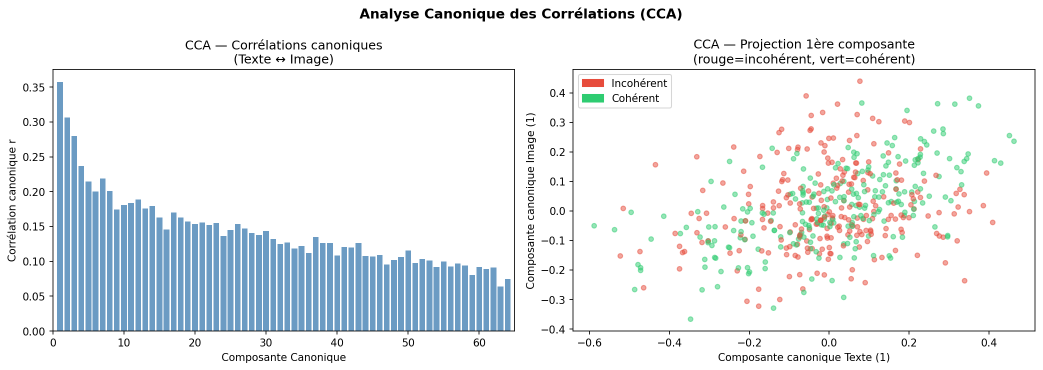
#> input picture notebooks/cca_analysis.png, 2085 x 740 px (shown at 1/2 size)
$ python -i image_features.py   (imports and definitions only)
#> lines starting #> are read from the running program, lines starting #| are printed output that depends on the picture
import cv2
import numpy as np
from skimage.feature import hog, local_binary_pattern
from skimage.color import rgb2gray

def extract_image_features(image_path, size=(128,128)):
#> called with image_path = '../../notebooks/cca_analysis.png', size = (128, 128)
    img = cv2.imread(image_path)
#> img is the input picture: shape (740, 2085, 3); mean B, G, R 240.9, 238.1, 233.6
    if img is None:
        raise ValueError(f"Impossible de lire l'image {image_path}")
    img = cv2.resize(img, size)
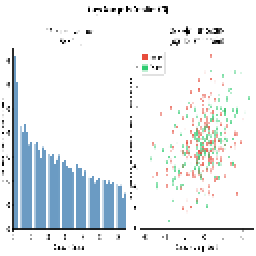
#> img: shape (128, 128, 3) (shown 2 times larger); mean B, G, R 240.3, 237.5, 233.1
    img_rgb = cv2.cvtColor(img, cv2.COLOR_BGR2RGB)
    img_gray = rgb2gray(img_rgb)
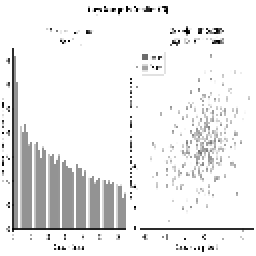
#> img_gray: shape (128, 128) float64 (shown 2 times larger); min 0, max 1, mean 0.929

    # Histogramme couleur RGB 8 bins
    hist_features = []
    for i in range(3):
        hist = np.histogram(img_rgb[:,:,i], bins=8, range=(0,256))[0]
        hist = hist / np.sum(hist)
        hist_features.extend(hist)
#> this loop made 3 passes
#> hist on passes 1 to 3: [146, 233, 35, 1513, 140, 197, 164, 13956], [104, 269, 35, 50, 1515, 168, 387, 13856], [104, 278, 33, 112, 196, 189, 1657, 13815]
#> after the loop, hist_features = [0.00891, 0.0142, 0.00214, 0.0923, 0.00854, 0.012, 0.01, 0.852, 0.00635, 0.0164, 0.00214, 0.00305, 0.0925, 0.0103, 0.0236, 0.846, 0.00635, 0.017, 0.00201, 0.00684, 0.012, 0.0115, 0.101, 0.843]

    # HOG
    hog_features = hog(img_gray, pixels_per_cell=(8,8),
                       cells_per_block=(2,2), visualize=False)
#> hog_features = 8100 values, max 1 at index 522, min 0 at index 0, mean 0.0687

    # LBP uniforme
    lbp = local_binary_pattern(img_gray, 8, 1, method='uniform')
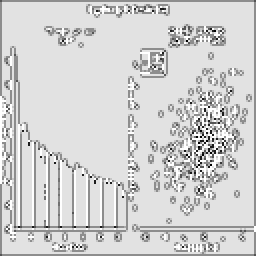
#> lbp: shape (128, 128) float64 (shown 2 times larger); min 0, max 9, mean 7.42; drawn with min black and max white
    lbp_hist, _ = np.histogram(lbp.ravel(), bins=np.arange(0, 60))
#> lbp_hist = 59 values, max 11647 at index 8, min 0 at index 10, mean 277.7
    lbp_hist = lbp_hist / np.sum(lbp_hist)
#> lbp_hist = 59 values, max 0.711 at index 8, min 0 at index 10, mean 0.0169

    # Moments de Hu
    moments = cv2.moments(img_gray)
#> moments = moments, m00 15212.6, centre m10/m00, m01/m00 = (64.89, 62.01)
    hu_moments = np.array([cv2.HuMoments(moments)[i][0] for i in range(7)])
#> hu_moments = [0.179, 3.57e-05, 5.45e-06, 5.74e-06, -1.77e-11, -3.17e-08, -2.68e-11]

    return np.concatenate([hist_features, hog_features, lbp_hist, hu_moments])

>>> result = extract_image_features('../../notebooks/cca_analysis.png')
#> result = 8190 values, max 1 at index 546, min -3.17e-08 at index 8188, mean 0.0685

$ run again, on notebooks/confusion_roc.png
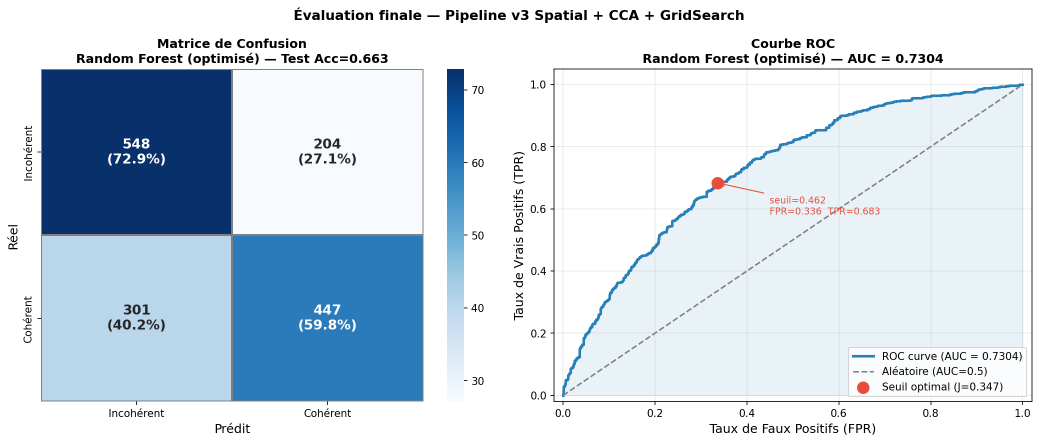
#> input picture notebooks/confusion_roc.png, 2078 x 885 px (shown at 1/2 size)
#> in extract_image_features, img is the input picture: shape (885, 2078, 3); mean B, G, R 229.8, 218.2, 205.4
#> img: shape (128, 128, 3)
#> in extract_image_features, `img_gray = rgb2gray(img_rgb)`:
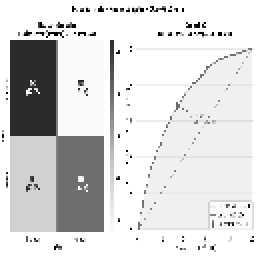
#> img_gray: shape (128, 128) float64 (shown 2 times larger); min 0, max 1, mean 0.852
#> the loop in extract_image_features, `for i in range(3):` made 3 passes
#> hist on passes 1 to 3: [1289, 1234, 67, 57, 153, 1156, 287, 12141], [158, 1161, 79, 1144, 227, 89, 1229, 12297], [158, 72, 50, 1128, 157, 1220, 177, 13422]
#> after the loop in extract_image_features, `for i in range(3):`: hist_features = [0.0787, 0.0753, 0.00409, 0.00348, 0.00934, 0.0706, 0.0175, 0.741, 0.00964, 0.0709, 0.00482, 0.0698, 0.0139, 0.00543, 0.075, 0.751, 0.00964, 0.00439, 0.00305, 0.0688, 0.00958, 0.0745, 0.0108, 0.819]
#> hog_features = 8100 values, max 1 at index 526, min 0 at index 0, mean 0.0749
#> in extract_image_features, `lbp = local_binary_pattern(img_gray, 8, 1, method='uniform')`:
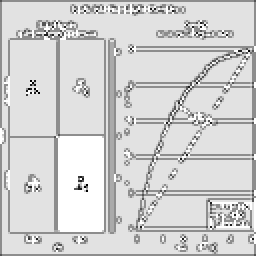
#> lbp: shape (128, 128) float64 (shown 2 times larger); min 0, max 9, mean 7.42; drawn with min black and max white
#> in extract_image_features, `lbp_hist, _ = np.histogram(lbp.ravel(), bins=np.arange(0, 60))`: lbp_hist = 59 values, max 11007 at index 8, min 0 at index 10, mean 277.7
#> in extract_image_features, `lbp_hist = lbp_hist / np.sum(lbp_hist)`: lbp_hist = 59 values, max 0.672 at index 8, min 0 at index 10, mean 0.0169
#> moments = moments, m00 13963.9, centre m10/m00, m01/m00 = (67.81, 63.5)
#> hu_moments = [0.197, 8.8e-05, 8.11e-06, 5.09e-05, 2.99e-10, -3.86e-07, -9.9e-10]
#> result = 8190 values, max 1 at index 550, min -3.86e-07 at index 8188, mean 0.0746

$ run again, on notebooks/feature_importance.png
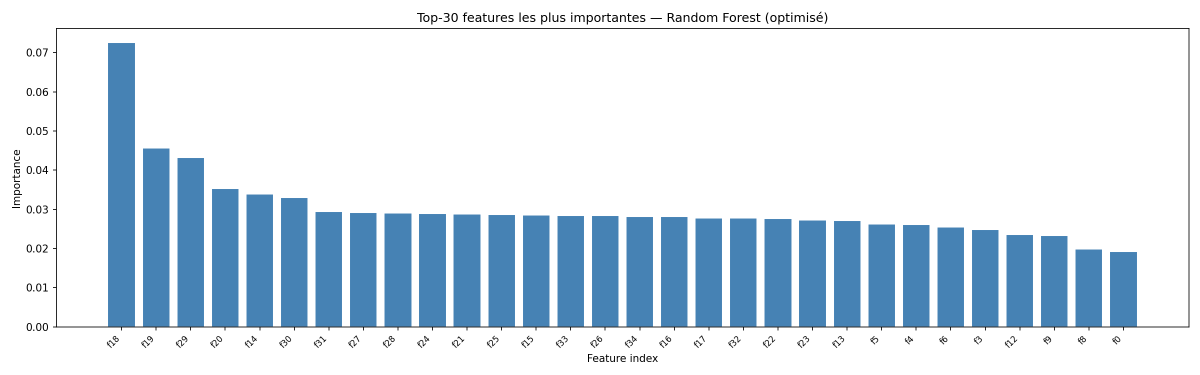
#> input picture notebooks/feature_importance.png, 2400 x 750 px (shown at 1/2 size)
#> in extract_image_features, img is the input picture: shape (750, 2400, 3); mean B, G, R 236.6, 226.2, 213.7
#> img: shape (128, 128, 3)
#> in extract_image_features, `img_gray = rgb2gray(img_rgb)`:
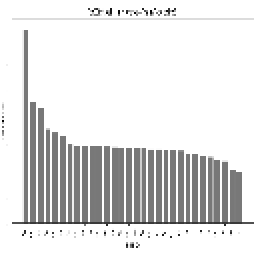
#> img_gray: shape (128, 128) float64 (shown 2 times larger); min 0.00784, max 1, mean 0.882
#> the loop in extract_image_features, `for i in range(3):` made 3 passes
#> hist on passes 1 to 3: [21, 117, 3284, 29, 47, 69, 142, 12675], [21, 116, 50, 26, 3253, 60, 180, 12678], [21, 33, 133, 26, 15, 3266, 172, 12718]
#> after the loop in extract_image_features, `for i in range(3):`: hist_features = [0.00128, 0.00714, 0.2, 0.00177, 0.00287, 0.00421, 0.00867, 0.774, 0.00128, 0.00708, 0.00305, 0.00159, 0.199, 0.00366, 0.011, 0.774, 0.00128, 0.00201, 0.00812, 0.00159, 0.000916, 0.199, 0.0105, 0.776]
#> hog_features = 8100 values, max 1 at index 3370, min 0 at index 0, mean 0.0443
#> in extract_image_features, `lbp = local_binary_pattern(img_gray, 8, 1, method='uniform')`:
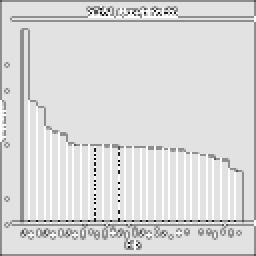
#> lbp: shape (128, 128) float64 (shown 2 times larger); min 0, max 9, mean 7.72; drawn with min black and max white
#> in extract_image_features, `lbp_hist, _ = np.histogram(lbp.ravel(), bins=np.arange(0, 60))`: lbp_hist = 59 values, max 13166 at index 8, min 0 at index 10, mean 277.7
#> in extract_image_features, `lbp_hist = lbp_hist / np.sum(lbp_hist)`: lbp_hist = 59 values, max 0.804 at index 8, min 0 at index 10, mean 0.0169
#> moments = moments, m00 14457.1, centre m10/m00, m01/m00 = (63.96, 60.2)
#> hu_moments = [0.194, 2.18e-06, 1.13e-05, 4.32e-05, 9.1e-10, -1.79e-08, -2.9e-10]
#> result = 8190 values, max 1 at index 3394, min -1.79e-08 at index 8188, mean 0.0443

$ run again, on notebooks/geo_distributions.png
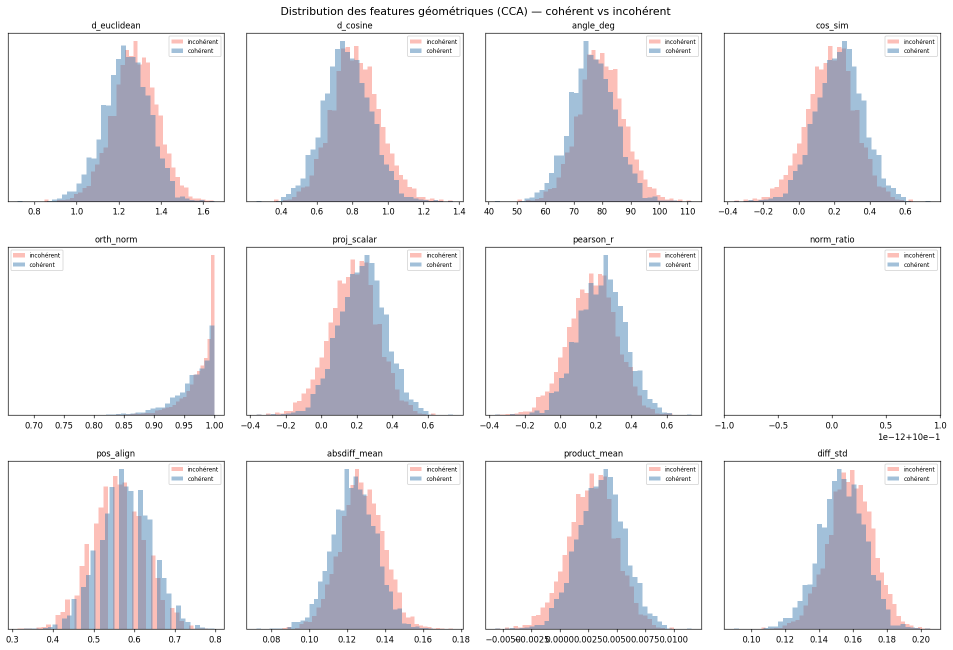
#> input picture notebooks/geo_distributions.png, 1905 x 1300 px (shown at 1/2 size)
#> in extract_image_features, img is the input picture: shape (1300, 1905, 3); mean B, G, R 238.8, 235.8, 236.6
#> img: shape (128, 128, 3)
#> in extract_image_features, `img_gray = rgb2gray(img_rgb)`:
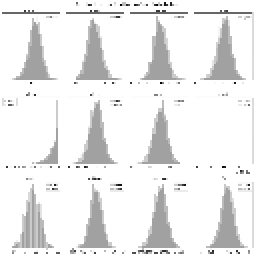
#> img_gray: shape (128, 128) float64 (shown 2 times larger); min 0.0118, max 1, mean 0.93
#> the loop in extract_image_features, `for i in range(3):` made 3 passes
#> hist on passes 1 to 3: [17, 39, 43, 150, 35, 2416, 187, 13497], [17, 39, 43, 150, 35, 2478, 559, 13063], [17, 39, 43, 150, 35, 2430, 598, 13072]
#> after the loop in extract_image_features, `for i in range(3):`: hist_features = [0.00104, 0.00238, 0.00262, 0.00916, 0.00214, 0.147, 0.0114, 0.824, 0.00104, 0.00238, 0.00262, 0.00916, 0.00214, 0.151, 0.0341, 0.797, 0.00104, 0.00238, 0.00262, 0.00916, 0.00214, 0.148, 0.0365, 0.798]
#> hog_features = 8100 values, max 1 at index 4740, min 0 at index 1, mean 0.0734
#> in extract_image_features, `lbp = local_binary_pattern(img_gray, 8, 1, method='uniform')`:
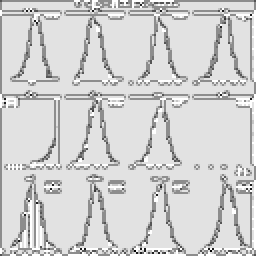
#> lbp: shape (128, 128) float64 (shown 2 times larger); min 0, max 9, mean 7.42; drawn with min black and max white
#> in extract_image_features, `lbp_hist, _ = np.histogram(lbp.ravel(), bins=np.arange(0, 60))`: lbp_hist = 59 values, max 12040 at index 8, min 0 at index 10, mean 277.7
#> in extract_image_features, `lbp_hist = lbp_hist / np.sum(lbp_hist)`: lbp_hist = 59 values, max 0.735 at index 8, min 0 at index 10, mean 0.0169
#> moments = moments, m00 15231.2, centre m10/m00, m01/m00 = (63.41, 63.32)
#> hu_moments = [0.179, 6.46e-06, 9.59e-08, 3.88e-08, 2.38e-17, -1.57e-12, 2.37e-15]
#> result = 8190 values, max 1 at index 4764, min -1.57e-12 at index 8188, mean 0.0731
